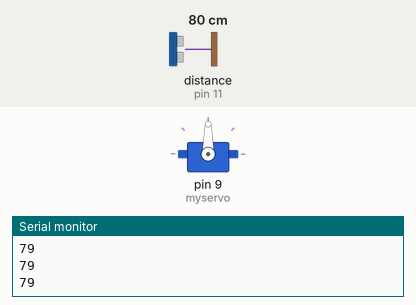
Recording of a sketch running on a simulated Arduino Uno, built with avr-gcc and run on an emulated ATmega328P. On the bench: servo, the last lines printed to the serial monitor. Wiring (inferred from the names in the program): ultrasonic range finder: trigger pin 12; echo pin 11. The test bench sets the inputs (shaded band); at power-on: distance to the obstacle (sensor on pin 11) 80 cm. The echo pulse lasts 58.3 µs per cm.

Above: at 1.2 s.
1.3 s: distance to the obstacle (sensor on pin 11) set to 13 cm
2.8 s: distance to the obstacle (sensor on pin 11) set to 10 cm
At 3.04 s:
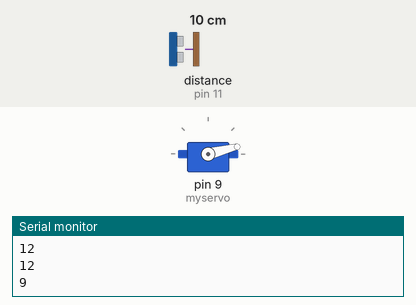
At 3.64 s:
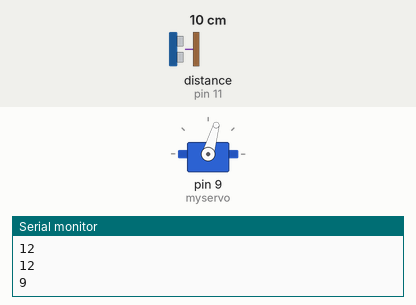
Timing chart, 0 to 14.8 s (numbered marks = the images above; inputs shaded):
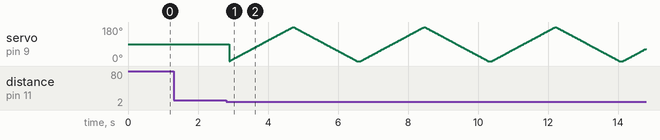

Measured:
- the behaviour switches between 12 and 11 cm on distance to the obstacle (sensor on pin 11) (found by bisection; images 0 and 1)

The sketch:

Kulturagenten-Workshop-Servo.ino
```cpp
/*

  Project: Über Leben
  Ultrasonic Sensor with Servo Motor

  HCSR04 Ultrasonic Sensor:
  Guide for Ultrasonic Sensor HC-SR04 created by Rui Santos.
  https://randomnerdtutorials.com

  Cabel   | Sensor  | Arduino
  Red     | VCC     | +5VDC
  Yellow  | Trigger | Pin 11
  Green   | Echo    | Pin 12
  Black   | GND     | GND

  Servo Motor:
  Guide for Servo Motor created by Arduino.
  https://docs.arduino.cc/learn/electronics/servo-motors

  Cabel   | Arduino
  Red     | +5VDC
  Yellow  | Pin 9
  Black   | GND

*/


int trigPin = 12;
int echoPin = 11;
long duration, cm, inches;

#include <Servo.h>
Servo myservo;
int pos = 0;


void setup () {
  Serial.begin(9600);
  pinMode(trigPin, OUTPUT);
  pinMode(echoPin, INPUT);
  myservo.attach(9);
}


void loop () {
  SensorRead();

  if (cm <= 10) {                      // Define a distance between 2-40 centimetres to activate the servo motor.
    StartServoSweep();
  }

  delay(100);
}


void StartServoSweep() {
  for (pos = 0; pos <= 180; pos += 1) {        // The servo moves between 0 and 180 degrees.
    myservo.write(pos);
    delay(10);
  }
  for (pos = 180; pos >= 0; pos -= 1) {
    myservo.write(pos);
    delay(10);
  }
}


void StartServoNoSweep() {
myservo.write(0);                              // Move to position 1 with an angle of 0°
delay(3000);                                   // 3 seconds delay
myservo.write(90);                             // Move to position 2 with an angle of 90°
delay(3000);                                   // 3 seconds delay
}


void SensorRead() {
  digitalWrite(trigPin, LOW);                  // Read the signal from the sensor without a library.
  delayMicroseconds(5);
  digitalWrite(trigPin, HIGH);
  delayMicroseconds(10);
  digitalWrite(trigPin, LOW);
  pinMode(echoPin, INPUT);
  duration = pulseIn(echoPin, HIGH);
  cm = (duration / 2) / 29.1;
  Serial.println(cm);
}
```
